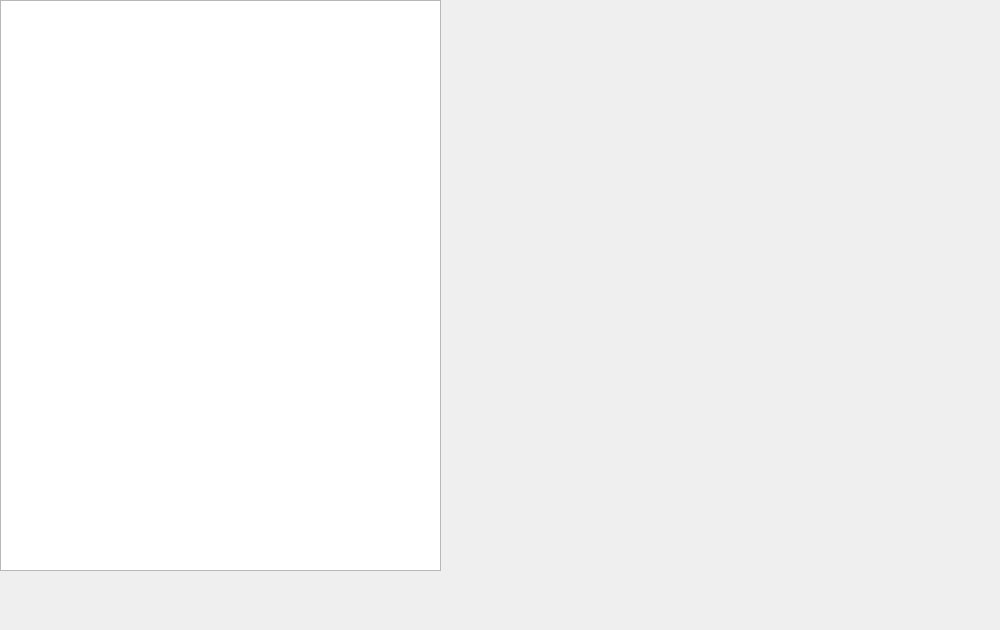
<?xml version="1.0" encoding="UTF-8"?>
<ui version="4.0">
 <class>ModuleWidget</class>
 <widget class="QWidget" name="ModuleWidget">
  <property name="geometry">
   <rect>
    <x>0</x>
    <y>0</y>
    <width>1000</width>
    <height>630</height>
   </rect>
  </property>
  <property name="windowTitle">
   <string>ModuleWidget</string>
  </property>
  <widget class="QTableView" name="tableView">
   <property name="geometry">
    <rect>
     <x>0</x>
     <y>0</y>
     <width>441</width>
     <height>571</height>
    </rect>
   </property>
  </widget>
 </widget>
 <layoutdefault spacing="6" margin="11"/>
 <resources/>
 <connections/>
</ui>
